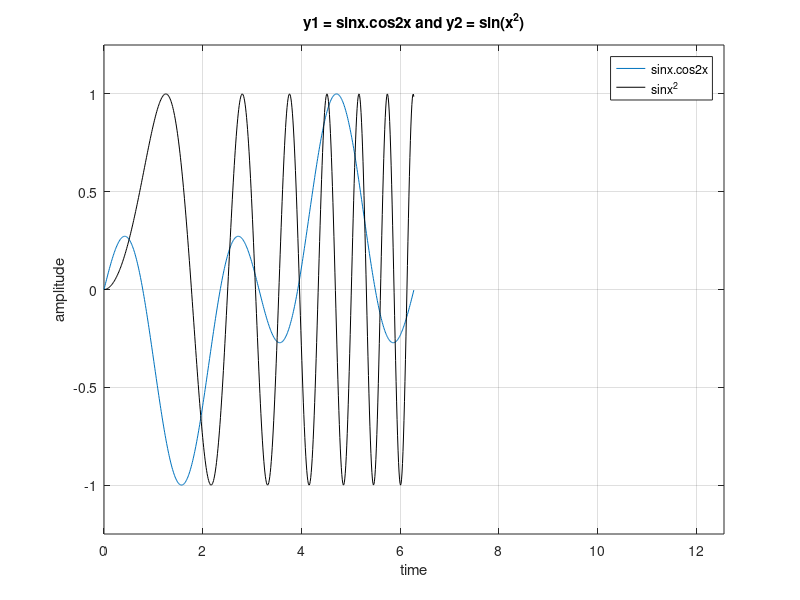

Recreate this plot in MATLAB.
x = 0:0.01:2*pi;
y1 = sin(x).*cos(2*x);
plot(x,y1); grid on; hold on;
y2 = sin(x.^2);
plot(x,y2,'k');
axis([0 4*pi -1.25 1.25]);
xlabel('time');ylabel('amplitude');
title('y1 = sinx.cos2x and y2 = sin(x^2)');
legend('sinx.cos2x','sinx^2');